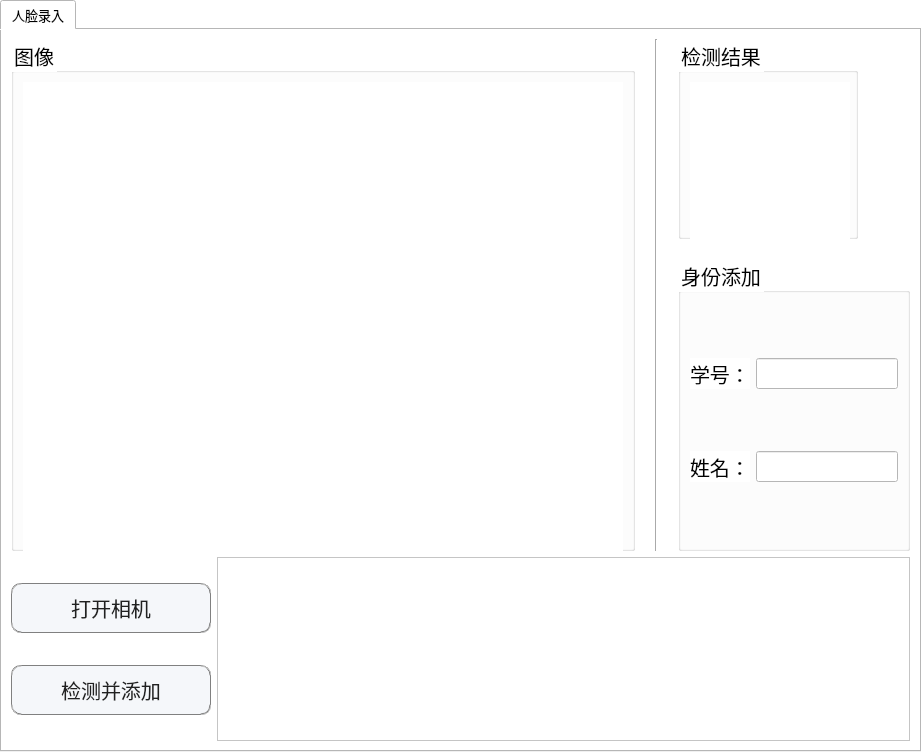
<?xml version="1.0" encoding="UTF-8"?>
<ui version="4.0">
 <class>Tabs</class>
 <widget class="QTabWidget" name="Tabs">
  <property name="geometry">
   <rect>
    <x>0</x>
    <y>0</y>
    <width>921</width>
    <height>752</height>
   </rect>
  </property>
  <property name="font">
   <font>
    <family>微软雅黑</family>
    <pointsize>10</pointsize>
   </font>
  </property>
  <property name="windowTitle">
   <string>学生录入</string>
  </property>
  <property name="styleSheet">
   <string notr="true">QWidget {
	background-color: #ffffff;
}

QPushButton {
	   color: #212121; 
        border-radius: 10px; 
		border: 1px groove gray;
	    background-color: #F5F7FA
}

 QPushButton:hover {
        background-color: #d9d9f3 ;
 }</string>
  </property>
  <property name="currentIndex">
   <number>0</number>
  </property>
  <property name="iconSize">
   <size>
    <width>100</width>
    <height>0</height>
   </size>
  </property>
  <widget class="QWidget" name="people">
   <attribute name="title">
    <string>人脸录入</string>
   </attribute>
   <layout class="QVBoxLayout" name="verticalLayout_6">
    <item>
     <layout class="QHBoxLayout" name="horizontalLayout_3">
      <property name="spacing">
       <number>20</number>
      </property>
      <item>
       <widget class="QGroupBox" name="groupBox">
        <property name="minimumSize">
         <size>
          <width>600</width>
          <height>500</height>
         </size>
        </property>
        <property name="font">
         <font>
          <family>新宋体</family>
          <pointsize>15</pointsize>
         </font>
        </property>
        <property name="title">
         <string>图像</string>
        </property>
        <layout class="QHBoxLayout" name="horizontalLayout">
         <item>
          <widget class="QLabel" name="cameraShow">
           <property name="minimumSize">
            <size>
             <width>600</width>
             <height>500</height>
            </size>
           </property>
           <property name="font">
            <font>
             <family>思源黑体 CN Regular</family>
            </font>
           </property>
           <property name="styleSheet">
            <string notr="true">cameraShow {width：}</string>
           </property>
           <property name="text">
            <string/>
           </property>
          </widget>
         </item>
        </layout>
       </widget>
      </item>
      <item>
       <widget class="Line" name="line">
        <property name="orientation">
         <enum>Qt::Vertical</enum>
        </property>
       </widget>
      </item>
      <item>
       <layout class="QVBoxLayout" name="verticalLayout_4">
        <item>
         <widget class="QGroupBox" name="groupBox_2">
          <property name="minimumSize">
           <size>
            <width>160</width>
            <height>160</height>
           </size>
          </property>
          <property name="maximumSize">
           <size>
            <width>180</width>
            <height>200</height>
           </size>
          </property>
          <property name="font">
           <font>
            <family>新宋体</family>
            <pointsize>15</pointsize>
           </font>
          </property>
          <property name="title">
           <string>检测结果</string>
          </property>
          <layout class="QVBoxLayout" name="verticalLayout">
           <item>
            <widget class="QLabel" name="img160Show">
             <property name="minimumSize">
              <size>
               <width>160</width>
               <height>160</height>
              </size>
             </property>
             <property name="maximumSize">
              <size>
               <width>160</width>
               <height>160</height>
              </size>
             </property>
             <property name="text">
              <string/>
             </property>
            </widget>
           </item>
          </layout>
         </widget>
        </item>
        <item>
         <widget class="QGroupBox" name="groupBox_3">
          <property name="maximumSize">
           <size>
            <width>16777215</width>
            <height>300</height>
           </size>
          </property>
          <property name="font">
           <font>
            <family>新宋体</family>
            <pointsize>15</pointsize>
           </font>
          </property>
          <property name="title">
           <string>身份添加</string>
          </property>
          <layout class="QVBoxLayout" name="verticalLayout_3">
           <item>
            <layout class="QHBoxLayout" name="horizontalLayout_2">
             <item>
              <widget class="QLabel" name="label_9">
               <property name="maximumSize">
                <size>
                 <width>16777215</width>
                 <height>50</height>
                </size>
               </property>
               <property name="font">
                <font>
                 <family>新宋体</family>
                 <pointsize>15</pointsize>
                </font>
               </property>
               <property name="text">
                <string>学号：</string>
               </property>
              </widget>
             </item>
             <item>
              <widget class="QLineEdit" name="id_Input">
               <property name="minimumSize">
                <size>
                 <width>30</width>
                 <height>25</height>
                </size>
               </property>
               <property name="font">
                <font>
                 <family>新宋体</family>
                 <pointsize>12</pointsize>
                </font>
               </property>
              </widget>
             </item>
            </layout>
           </item>
           <item>
            <layout class="QHBoxLayout" name="horizontalLayout_19">
             <item>
              <widget class="QLabel" name="label_3">
               <property name="maximumSize">
                <size>
                 <width>16777215</width>
                 <height>50</height>
                </size>
               </property>
               <property name="font">
                <font>
                 <family>新宋体</family>
                 <pointsize>15</pointsize>
                </font>
               </property>
               <property name="text">
                <string>姓名：</string>
               </property>
              </widget>
             </item>
             <item>
              <widget class="QLineEdit" name="nameInput">
               <property name="minimumSize">
                <size>
                 <width>30</width>
                 <height>25</height>
                </size>
               </property>
               <property name="font">
                <font>
                 <family>新宋体</family>
                 <pointsize>12</pointsize>
                </font>
               </property>
              </widget>
             </item>
            </layout>
           </item>
          </layout>
         </widget>
        </item>
       </layout>
      </item>
     </layout>
    </item>
    <item>
     <layout class="QHBoxLayout" name="horizontalLayout_4">
      <item>
       <layout class="QVBoxLayout" name="verticalLayout_5">
        <item>
         <widget class="QPushButton" name="openCamBtn">
          <property name="minimumSize">
           <size>
            <width>200</width>
            <height>50</height>
           </size>
          </property>
          <property name="font">
           <font>
            <family>新宋体</family>
            <pointsize>15</pointsize>
           </font>
          </property>
          <property name="text">
           <string>打开相机</string>
          </property>
         </widget>
        </item>
        <item>
         <widget class="QPushButton" name="verifactionBtn">
          <property name="minimumSize">
           <size>
            <width>200</width>
            <height>50</height>
           </size>
          </property>
          <property name="maximumSize">
           <size>
            <width>200</width>
            <height>50</height>
           </size>
          </property>
          <property name="font">
           <font>
            <family>新宋体</family>
            <pointsize>15</pointsize>
           </font>
          </property>
          <property name="layoutDirection">
           <enum>Qt::LeftToRight</enum>
          </property>
          <property name="styleSheet">
           <string notr="true"/>
          </property>
          <property name="text">
           <string notr="true">检测并添加</string>
          </property>
          <property name="autoExclusive">
           <bool>false</bool>
          </property>
         </widget>
        </item>
       </layout>
      </item>
      <item>
       <widget class="QTextBrowser" name="people_textBrowser">
        <property name="maximumSize">
         <size>
          <width>16777215</width>
          <height>200</height>
         </size>
        </property>
        <property name="font">
         <font>
          <family>新宋体</family>
          <pointsize>14</pointsize>
         </font>
        </property>
        <property name="html">
         <string>&lt;!DOCTYPE HTML PUBLIC &quot;-//W3C//DTD HTML 4.0//EN&quot; &quot;http://www.w3.org/TR/REC-html40/strict.dtd&quot;&gt;
&lt;html&gt;&lt;head&gt;&lt;meta name=&quot;qrichtext&quot; content=&quot;1&quot; /&gt;&lt;style type=&quot;text/css&quot;&gt;
p, li { white-space: pre-wrap; }
&lt;/style&gt;&lt;/head&gt;&lt;body style=&quot; font-family:'新宋体'; font-size:14pt; font-weight:400; font-style:normal;&quot;&gt;
&lt;p style=&quot;-qt-paragraph-type:empty; margin-top:0px; margin-bottom:0px; margin-left:0px; margin-right:0px; -qt-block-indent:0; text-indent:0px; font-family:'MS Shell Dlg 2'; font-size:8.25pt;&quot;&gt;&lt;br /&gt;&lt;/p&gt;&lt;/body&gt;&lt;/html&gt;</string>
        </property>
       </widget>
      </item>
     </layout>
    </item>
   </layout>
  </widget>
 </widget>
 <resources/>
 <connections/>
</ui>
